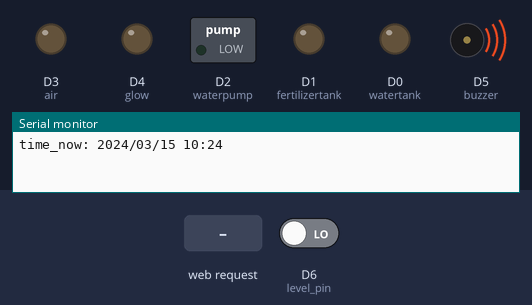
Bench run of a sketch on a simulated ESP8266 (NodeMCU). Parts: switched loads named in the sketch (green lamp = pin HIGH), output pins drawn as LEDs (lit = HIGH), buzzer (waves = sounding, pin HIGH), the last lines printed to the serial monitor. The test bench sets the inputs (shaded band); at power-on: D6 (level_pin) LOW. The local clock reads 2024-03-15 10:24:30 at power-on unless the sketch sets it.

Above: at 1.2 s.
1.3 s: HTTP request GET /irrigate received
At 1.7 s:
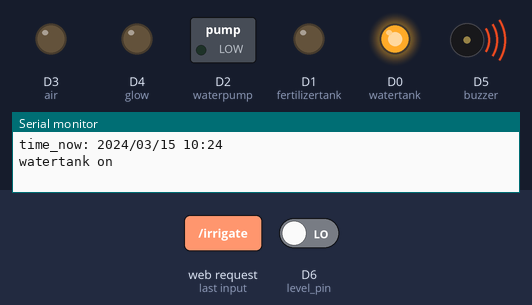
At 3.5 s:
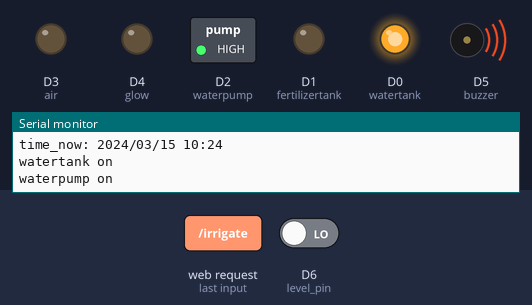
3.8 s: HTTP request GET /fogging received
At 4.8 s:
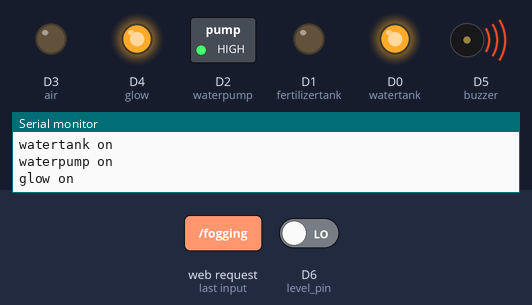
Timing chart, 0 to 15.3 s (numbered marks = the images above; inputs shaded):
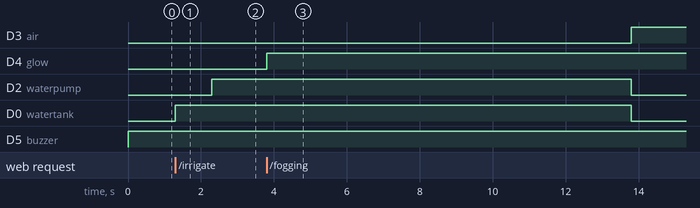

The sketch:

irrigation_-_working.ino
```cpp
#include <ESP8266WiFi.h>
#include <ESP8266WebServer.h>
#include <Wire.h>
#include <DS3231.h>

#define watertank D0
#define fertilizertank D1
#define waterpump D2
#define air D3
#define glow D4
#define buzzer D5
#define level_pin D6
int empty = 1;//kung naay sulod ang tank, 1 ang value. kung walay sulod, zero. pwede ichange if bali ang mugawas.
int irrigate_duration = 10000;
int fertilize_duration = 10000;
int fogging_duration = 20000;
const char* ssid = "ESP8266";
const char* password = "12345678";

unsigned long watertank_time = 0;
int watertank_state = 0;
unsigned long fertilizertank_time = 0;
int fertilizertank_state = 0;
unsigned long waterpump_time = 0;
int waterpump_state = 0;
unsigned long air_time = 0;
int air_state = 0;
unsigned long glow_time = 0;
int glow_state = 0;
unsigned long buzzer_time = 0;
unsigned long current_time = 0;
int water_level = 1;

ESP8266WebServer server(80);
RTClib myRTC;
DateTime now = myRTC.now();
String time_now;
void setup() {
  Wire.begin();
  WiFi.softAP(ssid, password);
  IPAddress IP = WiFi.softAPIP();
  pinMode(watertank, OUTPUT);
  pinMode(fertilizertank, OUTPUT);
  pinMode(waterpump, OUTPUT);
  pinMode(air, OUTPUT);
  pinMode(glow, OUTPUT);
  pinMode(buzzer, OUTPUT);
  pinMode(level_pin, INPUT);
  digitalWrite(watertank, LOW);
  digitalWrite(fertilizertank, LOW);
  digitalWrite(waterpump, LOW);
  digitalWrite(air, LOW);
  digitalWrite(glow, LOW);
  digitalWrite(buzzer, LOW);
  Serial.begin(115200);
  server.on("/", handleRoot);
  server.on("/irrigate", irrigate);
  server.on("/fogging", fogging);
  server.on("/fertilize", fertilize);
  server.begin();

  Serial.println();
  Serial.print("time_now: ");
  time_now = get_date();
  Serial.println(time_now);
}
unsigned long view_time = millis();
void loop() {
  server.handleClient();
  current_time = millis();
  if(current_time-view_time>60000){
    Serial.print("time_now: ");
    time_now = get_date();
    Serial.println(time_now);
    view_time = current_time;
  }
  if(watertank_time<current_time){
    digitalWrite(watertank,LOW);
    if(watertank_state == 1){
      Serial.println("watertank off");
      watertank_state = 0;
    }
  }
  if(fertilizertank_time<current_time){
    digitalWrite(fertilizertank,LOW);
    if(fertilizertank_state == 1){
      Serial.println("fertilizertank off");
      fertilizertank_state = 0;
    }
  }
  if(waterpump_time<current_time){
    digitalWrite(waterpump,LOW);
    if(waterpump_state == 1){
      Serial.println("waterpump off");
      waterpump_state = 0;
    }
  }
  if(air_time<current_time){
    digitalWrite(air,LOW);
    if(air_state == 1){
      Serial.println("air off");
      air_state = 0;
    }
  }
  if(glow_time<current_time){
    digitalWrite(glow,LOW);
    if(glow_state == 1){
      Serial.println("glow off");
      glow_state = 0;
    }
  }
  if(fertilizertank_time<current_time){
    digitalWrite(fertilizertank,LOW);
    if(fertilizertank_state == 1){
      Serial.println("fertilizertank off");
      fertilizertank_state = 0;
    }
  }
  if(digitalRead(level_pin)==empty){
    water_level = 0;
  }else{
    water_level = 1;
  }
  if(water_level==1){
    digitalWrite(buzzer,HIGH);
  }else{
    digitalWrite(buzzer,LOW);
  }
}

String get_date() {
  String date_str = "";
  now = myRTC.now();
  date_str += String(now.year(), DEC);
  date_str += '/';
  if (now.month() < 10) {
    date_str += '0';
  }
  date_str += String(now.month(), DEC);
  date_str += '/';
  if (now.day() < 10) {
    date_str += '0';
  }
  date_str += String(now.day(), DEC);
  date_str += ' ';
  if (now.hour() < 10) {
    date_str += '0';
  }
  date_str += String(now.hour(), DEC);
  date_str += ':';
  if (now.minute() < 10) {
    date_str += '0';
  }
  date_str += String(now.minute(), DEC);
  return date_str;
}

void handleRoot() {
  String html = R"(<html><head><style>
.btn,body{line-height:1.5}.btn,.btn-primary{color:#fff;background-color:#007bff}body{font-family:"Helvetica Neue",Helvetica,Arial,sans-serif;font-size:16px;color:#333}h1,h2,h3,h4,h5,h6{font-weight:500;line-height:1.2;margin-top:20px;margin-bottom:10px}h1{font-size:2.5rem}h2{font-size:2rem}h3{font-size:1.75rem}h4{font-size:1.5rem}h5{font-size:1.25rem}.btn,h6{font-size:1rem}p{margin-top:0;margin-bottom:1rem}.btn{display:inline-block;font-weight:400;text-align:center;vertical-align:middle;-webkit-user-select:none;-moz-user-select:none;-ms-user-select:none;user-select:none;border:1px solid #007bff;padding:.5rem 1rem;border-radius:.25rem;transition:color .15s ease-in-out,background-color .15s ease-in-out,border-color .15s ease-in-out,box-shadow .15s ease-in-out}.btn-primary:hover,.btn:hover{color:#fff;background-color:#0069d9;border-color:#0062cc}.btn-primary.focus,.btn-primary:focus,.btn.focus,.btn:focus{box-shadow:0 0 0 .2rem rgba(0,123,255,.5)}.btn-primary{border-color:#007bff}.btn.disabled,.btn:disabled {opacity: 0.65;pointer-events: none;}
  </style>
  <meta name="viewport" content="width=device-width, initial-scale=1.0"><title>Smart Irrigation</title></head><body><center>)";
  html += "<h1>Smart Irrigation</h1>";
  html += "<h2>Water Tank</h2>";
  html += R"(<button class='btn btn-primary' onclick="disableButton(this, )"+String(irrigate_duration)+R"();ajax('irrigate');">Irrigate</button><br>)";
  html += R"(<button class='btn btn-primary' onclick="disableButton(this, )"+String(fertilize_duration)+R"();ajax('fertilize');">Fertilize</button><br>)";
  html += R"(<button class='btn btn-primary' onclick="disableButton(this, )"+String(fogging_duration)+R"();ajax('fogging');">Fogging</button>)";
  html += R"(<script type="text/javascript">
      function ajax(link){
        var xhttp = new XMLHttpRequest();
        xhttp.onreadystatechange = function() {
          if (this.readyState == 4 && this.status == 200) {
            console.log(this.responseText);
          }
        };
        xhttp.open("GET", link, true);
        xhttp.send();
      }
      function disableButton(button, duration) {
        var temp_btn = button.innerHTML;
        var count = duration/1000;
        button.disabled = true;
        button.classList.add("disabled");
        button.innerHTML = count;
        var timer = setInterval(function() {
          count--;
          button.innerHTML = count;
          if (count == 0) {
            button.disabled = false;
            button.classList.remove("disabled");
            button.innerHTML = temp_btn;
            clearInterval(timer);
          }
        }, 1000);
      }
    </script></center></body></html>)";
  server.send(200, "text/html", html);
}

void homepage() {
  server.sendHeader("Location", "/");
  server.send(302, "text/plain", "");
}
void irrigate() {//watertank fertilizertank waterpump air glow buzzer
  unsigned long temp_time = millis();
  digitalWrite(watertank, HIGH);
  watertank_state=1;
  Serial.println("watertank on");
  delay(1000);
  digitalWrite(waterpump, HIGH);
  waterpump_state=1;
  Serial.println("waterpump on");
  watertank_time = temp_time+irrigate_duration;
  waterpump_time = temp_time+irrigate_duration;
  server.send(200, "text/plain", "irrigate");// homepage();
}

void fertilize() {//watertank fertilizertank waterpump air glow buzzer
  unsigned long temp_time = millis();
  digitalWrite(fertilizertank, HIGH);
  fertilizertank_state=1;
  Serial.println("fertilizertank on");
  delay(1000);
  digitalWrite(waterpump, HIGH);
  waterpump_state=1;
  Serial.println("waterpump on");
  fertilizertank_time = temp_time+fertilize_duration;
  waterpump_time = temp_time+fertilize_duration;
  server.send(200, "text/plain", "fertilize");// homepage();
}
void fogging() {//watertank fertilizertank waterpump air glow  buzzer
  unsigned long temp_time = millis();
  digitalWrite(glow, HIGH);
  glow_state=1;
  Serial.println("glow on");
  delay(10000);
  digitalWrite(air, HIGH);
  air_state=1;
  Serial.println("air on");
  glow_time = temp_time+fogging_duration;
  air_time = temp_time+fogging_duration;
  server.send(200, "text/plain", "fogging");//
}
```

Measured:
- after the input at 1.3 s, D2 (waterpump): LOW → HIGH after 1.0 s; D0 (watertank): LOW → HIGH at once
- after the input at 3.8 s, D3 (air): LOW → HIGH after 10.0 s; D4 (glow): LOW → HIGH at once; D2 (waterpump), D0 (watertank): HIGH → LOW after 10.0 s instead of 7.5 s
